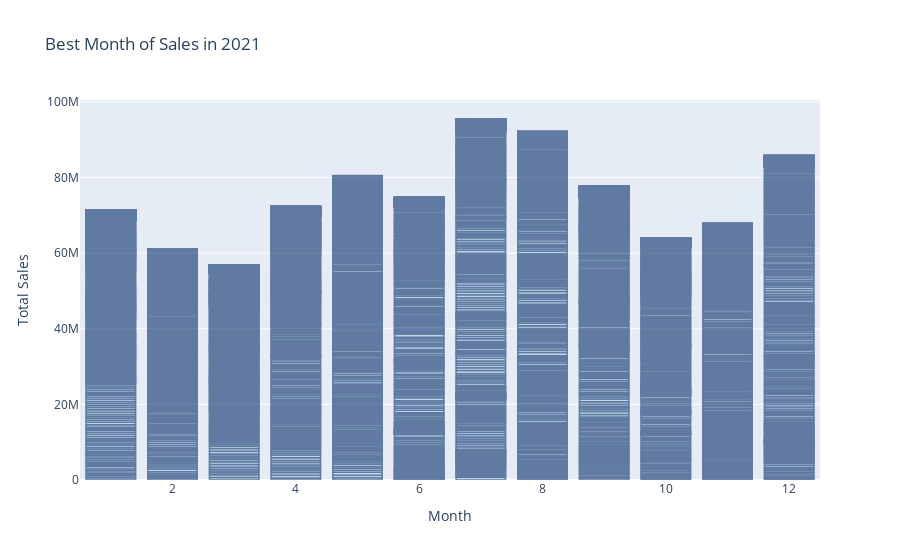

Notebook source saved alongside this figure:
### Markdown cell above
In the year 2020, July experienced the most number of sales but there was a steady decline in August.

### Code cell
# What was the best month of sales in 2021

# plotting a bar graph showing the best month of sales in 2021

fig = go.Figure()

fig.add_trace(go.Bar(x=df['month'], y=df['total_sales'], name='Total Sales'))

fig.update_layout(title='Best Month of Sales in 2021', xaxis_title='Month', yaxis_title='Total Sales')

fig.update_traces(marker_color='rgb(158,202,225)', marker_line_color='rgb(8,48,107)', marker_line_width=1.5, opacity=0.6)

fig.show()

### Figure 1 — Plotly figure (JSON) as saved in the notebook; plotly's stock layout.template omitted (floating-point values rounded to 4 significant figures; data arrays with more than 128 entries replaced by an {"elided": "..."} marker saying what was removed)
{"data": [{"marker": {"color": "rgb(158,202,225)", "line": {"color": "rgb(8,48,107)", "width": 1.5}}, "name": "Total Sales", "opacity": 0.6, "type": "bar", "x": {"elided": "9648 int values"}, "y": {"elided": "9648 int values"}}], "layout": {"title": {"text": "Best Month of Sales in 2021"}, "xaxis": {"title": {"text": "Month"}}, "yaxis": {"title": {"text": "Total Sales"}}}}
